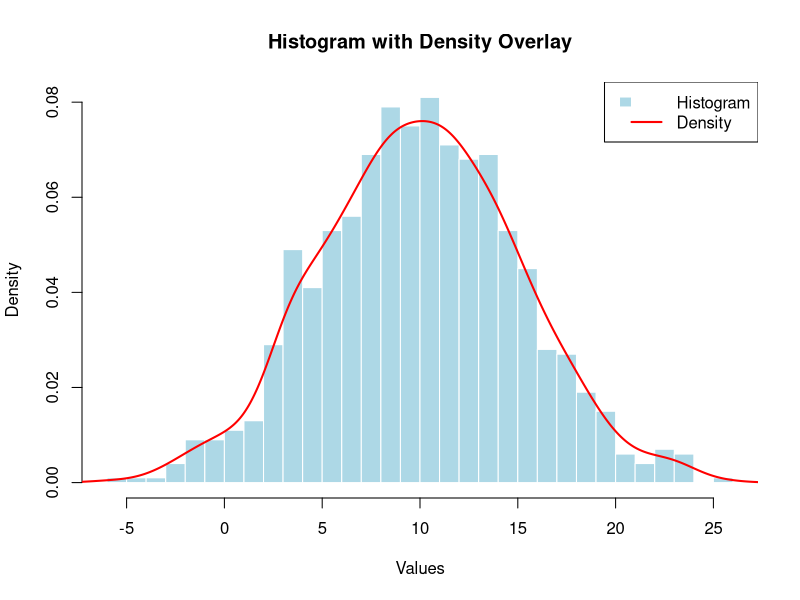

Write R code to recreate this figure.
# Create a normal distribution with mean = 10 and sd = 5
y <- rnorm(n = 1000, mean = 10, sd = 5)

# Create histogram with density overlay
hist(y, freq = FALSE, breaks = 30, 
     main = "Histogram with Density Overlay", 
     xlab = "Values", ylab = "Density",
     col = "lightblue", border = "white")

# Add density curve
lines(density(y), col = "red", lwd = 2)

# Add legend
legend("topright", legend = c("Histogram", "Density"), 
       fill = c("lightblue", NA), border = c("white", NA),
       lty = c(NA, 1), col = c(NA, "red"), lwd = c(NA, 2))

